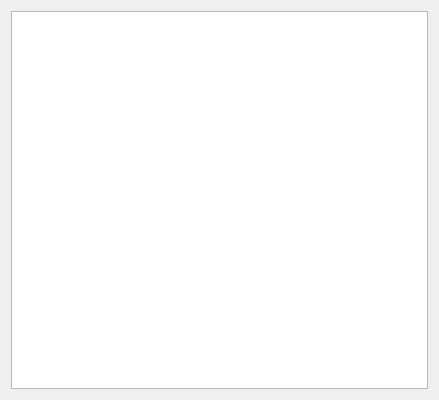
<?xml version="1.0" encoding="UTF-8"?>
<ui version="4.0">
 <class>Results</class>
 <widget class="QDialog" name="Results">
  <property name="geometry">
   <rect>
    <x>0</x>
    <y>0</y>
    <width>439</width>
    <height>400</height>
   </rect>
  </property>
  <property name="windowTitle">
   <string>Minesweeper - Results</string>
  </property>
  <layout class="QVBoxLayout" name="verticalLayout">
   <item>
    <widget class="QTableView" name="tableView"/>
   </item>
  </layout>
 </widget>
 <resources/>
 <connections/>
</ui>
